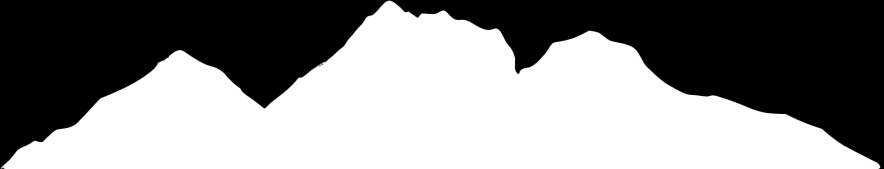
#> input picture data/mask/mountains/shan12.png, 1767 x 337 px (shown at 1/2 size)
$ python contour.py
#> lines starting #> are read from the running program, lines starting #| are printed output that depends on the picture; after the words box and inside, x2 and y2 are one past the last pixel; in counts of white or black regions, pixels touching at a corner belong together; long printed decimals are rounded
import cv2
import numpy as np
from PIL import Image

import matplotlib.image as mpimg
import matplotlib.pyplot as plt

# 读取图像并转换为灰度图
data_dir = './data/images/'
mask_dir = './data/mask/'


def get_contour(filename, debug = False):
#> called with filename = './data/mask/mountains/shan12.png', debug = True
    img = cv2.imread(filename,cv2.IMREAD_GRAYSCALE)
#> img: shape (337, 1767); min 0, max 255, mean 136.7

    # 高斯滤波
    blurred = cv2.GaussianBlur(img, (9, 9), 0)
    img_rgb = cv2.cvtColor(img, cv2.COLOR_GRAY2BGR)
    contours, hierarchy = cv2.findContours(img, cv2.RETR_EXTERNAL, cv2.CHAIN_APPROX_SIMPLE)
#> contours = 1 contour; box (x1, y1, x2, y2) and area: (0, 0, 1762, 337) 320100


    # 绘制轮廓
    cv2.drawContours(img, contours, -1, (0, 255, 0), 2)
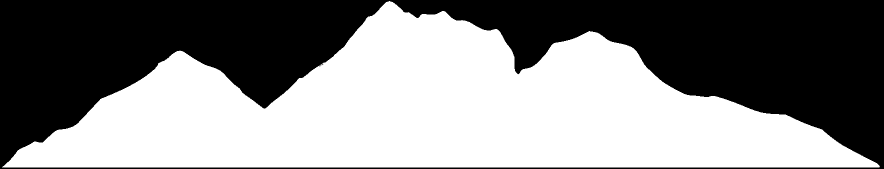
#> img: shape (337, 1767) (shown at 1/2 size); min 0, max 255, mean 134.3

    # 计算轮廓边缘方向
    for contour in contours:
        print(cv2.arcLength(contour, True))
        for i in range(len(contour) - 1):
            point1 = contour[i][0]
            point2 = contour[i + 1][0]
            direction = np.arctan2(point2[1] - point1[1], point2[0] - point1[0]) * 180 / np.pi
#> this loop made 1 pass
#| 4052.255
            # 可以根据需要对方向进行进一步处理或统计

    if debug:
        cv2.imshow('Contours', img)
        cv2.imwrite('Contour.png',img)
        cv2.waitKey(0)
        cv2.destroyAllWindows()

    if len(contours) > 0:
        epsilon = 0.02 * cv2.arcLength(contours[0], True)
#> epsilon = 81.05
        approx = cv2.approxPolyDP(contours[0], epsilon, True)
#> approx = [[0, 336], [1761, 332], [777, 0], [529, 215], [353, 100]]

        approx = np.array(approx).squeeze(axis=1)

        if debug:
            # 创建一个空白图像用于绘制多边形
            poly_image = np.zeros_like(img)
            cv2.drawContours(poly_image, [approx], 0, (0, 255, 0), 2)
#> poly_image: shape (337, 1767); every value is 0
            h, w = poly_image.shape
#> h = 337; w = 1767
            cv2.imshow("Polygon", cv2.resize(poly_image,(w//2,h//2)))
            cv2.imwrite('./polygon.png',poly_image)
            cv2.waitKey(0)
            cv2.destroyAllWindows()

        # print(approx)

        return approx
def get_orient(ply,debug = False):
    ply = np.array(ply)
    orient = np.array([0.,0.])
    for i, pt in enumerate(ply):
        pt_pred = ply[i-1]
        orient += abs(pt-pt_pred)*np.linalg.norm((pt-pt_pred))

    return orient/np.linalg.norm(orient)


if __name__ == '__main__':

    filename = './data/mask/mountains/shan12.png'
    ply = get_contour(filename,True)
#> ply has the same summary as approx in get_contour
    print(get_orient(ply))
#> in get_orient, `ply = np.array(ply)`: ply has the same summary as approx in get_contour
#> the loop in get_orient, `for i, pt in enumerate(ply):` made 5 passes
#> (pt, pt_pred, orient) on passes 1 to 5: ([0, 336], [353, 100], [149892, 100211.1]), ([1761, 332], [0, 336], [3251021, 107255.1]), ([777, 0], [1761, 332], [4272904, 452036.8]), ([529, 215], [777, 0], [4354302.8, 522604.3]), ([353, 100], [529, 215], [4391305.1, 546781.9])
#| [0.9923 0.1236]

$ run again, with data/mask/mountains/shan1.png copied over data/mask/mountains/shan12.png
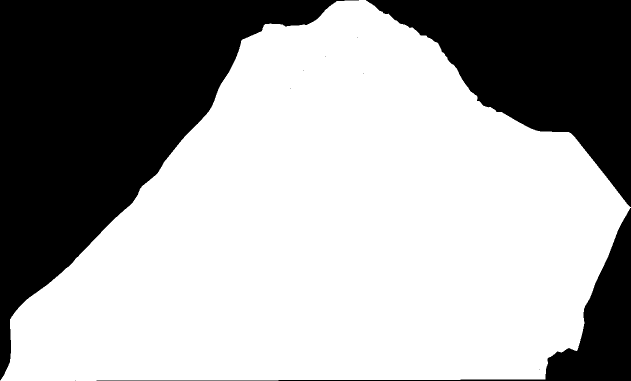
#> input picture data/mask/mountains/shan1.png, 1261 x 762 px (shown at 1/2 size)
#> in get_contour, img_rgb is the input picture: shape (762, 1261, 3); 64.3% white; 10 black regions (7 under 20 px), largest, box (x1, y1, x2, y2) and area: (0, 0, 718, 761) 209403, (732, 0, 1261, 414) 103968, (193, 416, 1261, 762) 29276
#> contours = 1 contour; box (x1, y1, x2, y2) and area: (0, 0, 1261, 762) 616708
#> in get_contour, `cv2.drawContours(img, contours, -1, (0, 255, 0), 2)`:
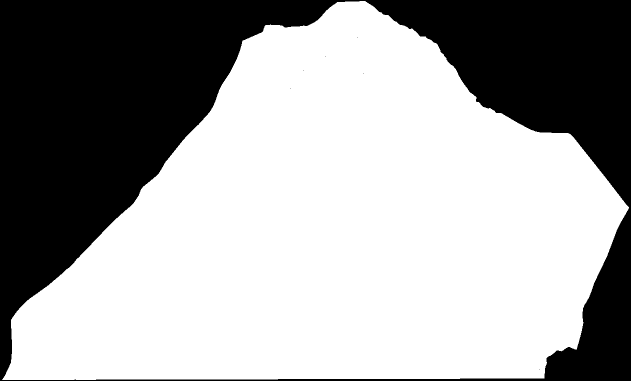
#> img: shape (762, 1261) (shown at 1/2 size); 63.6% white; 7 black regions (6 under 20 px), largest, box (x1, y1, x2, y2) and area: (0, 0, 1261, 762) 349779
#> the loop in get_contour, `for contour in contours:` made 1 pass
#| 3482.196
#> epsilon = 69.64
#> approx = [[1260, 414], [673, 2], [483, 80], [0, 761], [1090, 758]]
#> poly_image: shape (762, 1261); every value is 0
#> `ply = get_contour(filename,True)`: ply has the same summary as approx in get_contour
#> in get_orient, `ply = np.array(ply)`: ply has the same summary as approx in get_contour
#> the loop in get_orient, `for i, pt in enumerate(ply):` made 5 passes
#> (pt, pt_pred, orient) on passes 1 to 5: ([1260, 414], [1090, 758], [65231.3, 131997.4]), ([673, 2], [1260, 414], [486202, 427465.8]), ([483, 80], [673, 2], [525225.6, 443486]), ([0, 761], [483, 80], [928480, 1012049.6]), ([1090, 758], [0, 761], [2116584.5, 1015319.6])
#| [0.9016 0.4325]

$ run again, with data/mask/mountains/shan10.png copied over data/mask/mountains/shan12.png
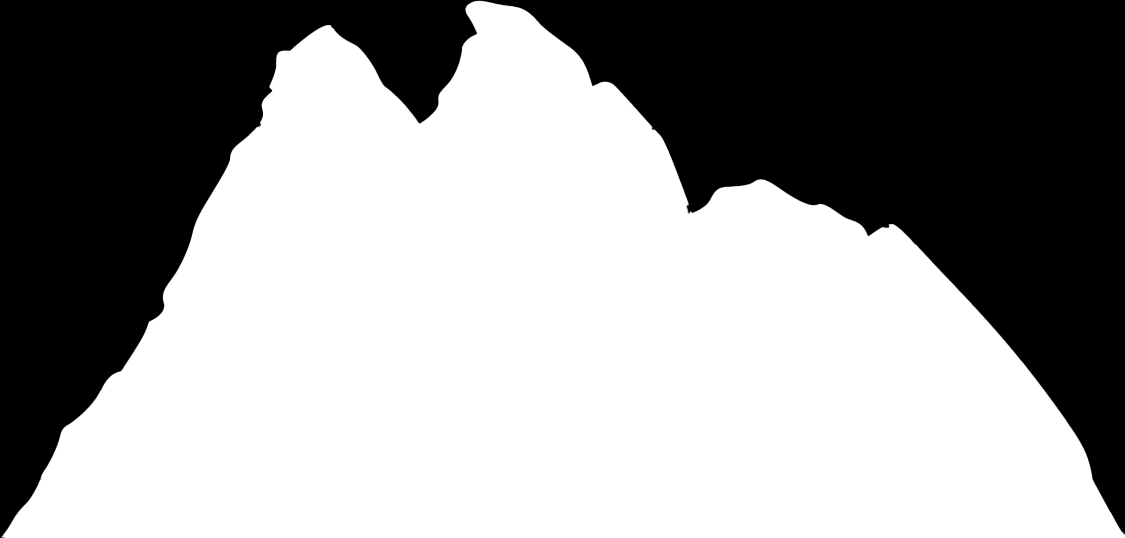
#> input picture data/mask/mountains/shan10.png, 2250 x 1076 px (shown at 1/2 size)
#> contours = 1 contour; box (x1, y1, x2, y2) and area: (2, 0, 2250, 1076) 1458854
#> in get_contour, `cv2.drawContours(img, contours, -1, (0, 255, 0), 2)`:
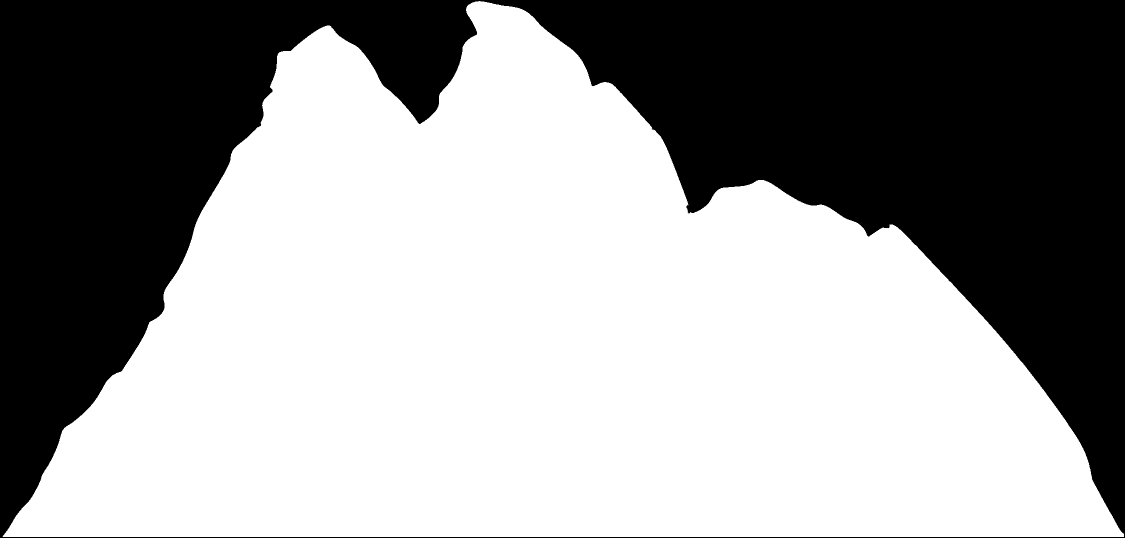
#> img: shape (1076, 2250) (shown at 1/2 size); min 0, max 255, mean 152.6
#> the loop in get_contour, `for contour in contours:` made 1 pass
#| 6249.366
#> epsilon = 125
#> approx = [[2, 1073], [2249, 1066], [1795, 452], [1378, 424], [956, 0], [839, 246], [554, 106]]
#> poly_image: shape (1076, 2250); every value is 0
#> `ply = get_contour(filename,True)`: ply has the same summary as approx in get_contour
#> in get_orient, `ply = np.array(ply)`: ply has the same summary as approx in get_contour
#> the loop in get_orient, `for i, pt in enumerate(ply):` made 7 passes
#> (pt, pt_pred, orient) on passes 1 to 7: ([2, 1073], [554, 106], [614629.9, 1076715.7]), ([2249, 1066], [2, 1073], [5663663.4, 1092444.8]), ([1795, 452], [2249, 1066], [6010345.8, 1561306.1]), ([1378, 424], [1795, 452], [6184626.4, 1573008.4]), ([956, 0], [1378, 424], [6437072.7, 1826651.1]), ([839, 246], [956, 0], [6468944.2, 1893663]), ([554, 106], [839, 246], [6559440.1, 1938117.1])
#| [0.959 0.2834]
